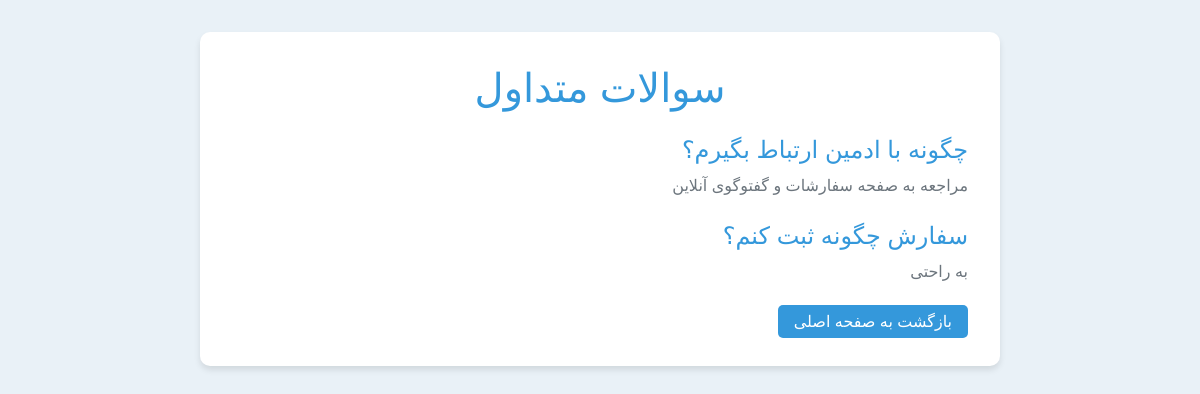
Screenshot of /faq/ with the database file from the repository.
### main/models.py (models this page shows, shortened)
class FAQ(models.Model):
    question = models.CharField(max_length=200)
    answer = models.TextField()
    updated_at = models.DateTimeField(auto_now=True)

### main/views.py (the view)
# urls.py: path('faq/', views.faq, name='faq'),
def faq(request):
    faqs = FAQ.objects.all()
    return render(request, 'main/faq.html', {'faqs': faqs})

### main/templates/main/faq.html (shortened to what this page needs)
<!DOCTYPE html>
<html lang="fa" dir="rtl">
<head>
    <link href="https://cdn.fontcdn.ir/Font/Persian/Vazir/Vazir.css" rel="stylesheet">
    <link rel="stylesheet" href="https://cdnjs.cloudflare.com/ajax/libs/font-awesome/6.4.0/css/all.min.css">
    {% load static %}
    <link href="https://cdn.jsdelivr.net/npm/bootstrap@5.3.2/dist/css/bootstrap.min.css" rel="stylesheet">
    <link rel="stylesheet" href="{% static 'main/home.css' %}">
</head>
<body>
    <div class="container">
        <h1>سوالات متداول</h1>
        {% if faqs %}
            {% for faq in faqs %}
                <div class="faq-item">
                    <h4>{{ faq.question }}</h4>
                    <p>{{ faq.answer|safe }}</p>
                </div>
            {% endfor %}
        {% else %}
            <p>سوالی برای نمایش وجود ندارد. لطفاً با ادمین تماس بگیرید.</p>
        {% endif %}
        <a href="{% url 'home' %}" class="btn-back mt-3">بازگشت به صفحه اصلی</a>
    </div>
</body>
</html>

### main/static/main/home.css (style rules this page uses)
:root { --primary-color: #3498db; --primary-dark: #2980b9; --secondary-color: #2c3e50; --light-color: #ecf0f1; --dark-color: #333; --gray-color: #95a5a6; --white: #fff; --box-shadow: 0 5px 15px rgba(0, 0, 0, 0.1); --transition: all 0.3s ease; }
* { margin: 0; padding: 0; box-sizing: border-box; }
body { font-family: 'Vazir', 'Segoe UI', Tahoma, Geneva, Verdana, sans-serif; line-height: 1.6; color: var(--dark-color); background-color: #f9f9f9; overflow-x: hidden; }

### main/templates/main/faq.html (style rules this page uses)
body { font-family: 'Vazir', sans-serif; background-color: #e9f1f7; color: #2c3e50; }
.container { max-width: 800px; margin: 2rem auto; padding: 2rem; background: white; border-radius: 10px; box-shadow: 0 4px 6px rgba(0, 0, 0, 0.1); }
h1 { color: #3498db; text-align: center; margin-bottom: 1.5rem; }
.faq-item { margin-bottom: 1.5rem; }
.faq-item h4 { color: #3498db; margin-bottom: 0.5rem; }
.faq-item p { color: #6c757d; line-height: 1.6; }
.btn-back { background-color: #3498db; color: white; border: none; padding: 0.5rem 1rem; border-radius: 5px; text-decoration: none; transition: background-color 0.3s ease; }

### rows the page displays
FAQ: question "چگونه با ادمین ارتباط بگیرم؟", answer "مراجعه به صفحه سفارشات و گفتوگوی آنلاین"
FAQ: question "سفارش چگونه ثبت کنم؟", answer "به راحتی"
